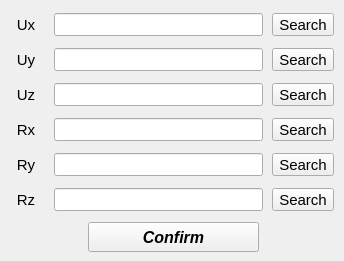
       <widget class="QWidget" name="tab_4">
        <attribute name="title">
         <string>Paths</string>
        </attribute>
        <widget class="QWidget" name="gridLayoutWidget_2">
         <property name="geometry">
          <rect>
           <x>2</x>
           <y>6</y>
           <width>333</width>
           <height>211</height>
          </rect>
         </property>
         <layout class="QGridLayout" name="gridLayout_2">
          <property name="leftMargin">
           <number>5</number>
          </property>
          <property name="topMargin">
           <number>3</number>
          </property>
          <property name="bottomMargin">
           <number>2</number>
          </property>
          <property name="horizontalSpacing">
           <number>9</number>
          </property>
          <property name="verticalSpacing">
           <number>8</number>
          </property>
          <item row="0" column="0">
           <widget class="QLabel" name="label_19">
            <property name="enabled">
             <bool>true</bool>
            </property>
            <property name="minimumSize">
             <size>
              <width>38</width>
              <height>20</height>
             </size>
            </property>
            <property name="maximumSize">
             <size>
              <width>38</width>
              <height>16777215</height>
             </size>
            </property>
            <property name="font">
             <font>
              <pointsize>11</pointsize>
             </font>
            </property>
            <property name="text">
             <string>Ux</string>
            </property>
            <property name="alignment">
             <set>Qt::AlignCenter</set>
            </property>
           </widget>
          </item>
          <item row="3" column="2">
           <widget class="QToolButton" name="toolButton_load_rx_table">
            <property name="enabled">
             <bool>true</bool>
            </property>
            <property name="sizePolicy">
             <sizepolicy hsizetype="Expanding" vsizetype="Fixed">
              <horstretch>0</horstretch>
              <verstretch>0</verstretch>
             </sizepolicy>
            </property>
            <property name="minimumSize">
             <size>
              <width>62</width>
              <height>23</height>
             </size>
            </property>
            <property name="maximumSize">
             <size>
              <width>62</width>
              <height>23</height>
             </size>
            </property>
            <property name="font">
             <font>
              <pointsize>11</pointsize>
             </font>
            </property>
            <property name="text">
             <string>Search</string>
            </property>
            <property name="autoRaise">
             <bool>false</bool>
            </property>
            <property name="arrowType">
             <enum>Qt::NoArrow</enum>
            </property>
           </widget>
          </item>
          <item row="2" column="0">
           <widget class="QLabel" name="label_23">
            <property name="enabled">
             <bool>true</bool>
            </property>
            <property name="minimumSize">
             <size>
              <width>38</width>
              <height>20</height>
             </size>
            </property>
            <property name="maximumSize">
             <size>
              <width>38</width>
              <height>16777215</height>
             </size>
            </property>
            <property name="font">
             <font>
              <pointsize>11</pointsize>
             </font>
            </property>
            <property name="text">
             <string>Uz</string>
            </property>
            <property name="alignment">
             <set>Qt::AlignCenter</set>
            </property>
           </widget>
          </item>
          <item row="3" column="0">
           <widget class="QLabel" name="label_24">
            <property name="enabled">
             <bool>true</bool>
            </property>
            <property name="minimumSize">
             <size>
              <width>38</width>
              <height>20</height>
             </size>
            </property>
            <property name="maximumSize">
             <size>
              <width>38</width>
              <height>16777215</height>
             </size>
            </property>
            <property name="font">
             <font>
              <pointsize>11</pointsize>
             </font>
            </property>
            <property name="text">
             <string>Rx</string>
            </property>
            <property name="alignment">
             <set>Qt::AlignCenter</set>
            </property>
           </widget>
          </item>
          <item row="2" column="1">
           <widget class="QLineEdit" name="lineEdit_path_table_uz">
            <property name="enabled">
             <bool>true</bool>
            </property>
            <property name="minimumSize">
             <size>
              <width>209</width>
              <height>23</height>
             </size>
            </property>
            <property name="maximumSize">
             <size>
              <width>209</width>
              <height>23</height>
             </size>
            </property>
            <property name="font">
             <font>
              <pointsize>9</pointsize>
              <weight>50</weight>
              <bold>false</bold>
             </font>
            </property>
            <property name="alignment">
             <set>Qt::AlignCenter</set>
            </property>
           </widget>
          </item>
          <item row="5" column="0">
           <widget class="QLabel" name="label_26">
            <property name="enabled">
             <bool>true</bool>
            </property>
            <property name="minimumSize">
             <size>
              <width>38</width>
              <height>20</height>
             </size>
            </property>
            <property name="maximumSize">
             <size>
              <width>38</width>
              <height>16777215</height>
             </size>
            </property>
            <property name="font">
             <font>
              <pointsize>11</pointsize>
             </font>
            </property>
            <property name="text">
             <string>Rz</string>
            </property>
            <property name="alignment">
             <set>Qt::AlignCenter</set>
            </property>
           </widget>
          </item>
          <item row="3" column="1">
           <widget class="QLineEdit" name="lineEdit_path_table_rx">
            <property name="enabled">
             <bool>true</bool>
            </property>
            <property name="minimumSize">
             <size>
              <width>209</width>
              <height>23</height>
             </size>
            </property>
            <property name="maximumSize">
             <size>
              <width>209</width>
              <height>23</height>
             </size>
            </property>
            <property name="font">
             <font>
              <pointsize>9</pointsize>
              <weight>50</weight>
              <bold>false</bold>
             </font>
            </property>
            <property name="alignment">
             <set>Qt::AlignCenter</set>
            </property>
           </widget>
          </item>
          <item row="5" column="2">
           <widget class="QToolButton" name="toolButton_load_rz_table">
            <property name="enabled">
             <bool>true</bool>
            </property>
            <property name="sizePolicy">
             <sizepolicy hsizetype="Expanding" vsizetype="Fixed">
              <horstretch>0</horstretch>
              <verstretch>0</verstretch>
             </sizepolicy>
            </property>
            <property name="minimumSize">
             <size>
              <width>62</width>
              <height>23</height>
             </size>
            </property>
            <property name="maximumSize">
             <size>
              <width>62</width>
              <height>23</height>
             </size>
            </property>
            <property name="font">
             <font>
              <pointsize>11</pointsize>
             </font>
            </property>
            <property name="text">
             <string>Search</string>
            </property>
            <property name="autoRaise">
             <bool>false</bool>
            </property>
            <property name="arrowType">
             <enum>Qt::NoArrow</enum>
            </property>
           </widget>
          </item>
          <item row="0" column="1">
           <widget class="QLineEdit" name="lineEdit_path_table_ux">
            <property name="enabled">
             <bool>true</bool>
            </property>
            <property name="minimumSize">
             <size>
              <width>209</width>
              <height>23</height>
             </size>
            </property>
            <property name="maximumSize">
             <size>
              <width>209</width>
              <height>23</height>
             </size>
            </property>
            <property name="font">
             <font>
              <pointsize>9</pointsize>
              <weight>50</weight>
              <bold>false</bold>
             </font>
            </property>
            <property name="alignment">
             <set>Qt::AlignCenter</set>
            </property>
           </widget>
          </item>
          <item row="1" column="1">
           <widget class="QLineEdit" name="lineEdit_path_table_uy">
            <property name="enabled">
             <bool>true</bool>
            </property>
            <property name="minimumSize">
             <size>
              <width>209</width>
              <height>23</height>
             </size>
            </property>
            <property name="maximumSize">
             <size>
              <width>209</width>
              <height>23</height>
             </size>
            </property>
            <property name="font">
             <font>
              <pointsize>9</pointsize>
              <weight>50</weight>
              <bold>false</bold>
             </font>
            </property>
            <property name="alignment">
             <set>Qt::AlignCenter</set>
            </property>
           </widget>
          </item>
          <item row="1" column="2">
           <widget class="QToolButton" name="toolButton_load_uy_table">
            <property name="enabled">
             <bool>true</bool>
            </property>
            <property name="sizePolicy">
             <sizepolicy hsizetype="Expanding" vsizetype="Fixed">
              <horstretch>0</horstretch>
              <verstretch>0</verstretch>
             </sizepolicy>
            </property>
            <property name="minimumSize">
             <size>
              <width>62</width>
              <height>23</height>
             </size>
            </property>
            <property name="maximumSize">
             <size>
              <width>62</width>
              <height>23</height>
             </size>
            </property>
            <property name="font">
             <font>
              <pointsize>11</pointsize>
             </font>
            </property>
            <property name="text">
             <string>Search</string>
            </property>
            <property name="autoRaise">
             <bool>false</bool>
            </property>
            <property name="arrowType">
             <enum>Qt::NoArrow</enum>
            </property>
           </widget>
          </item>
          <item row="1" column="0">
           <widget class="QLabel" name="label_22">
            <property name="enabled">
             <bool>true</bool>
            </property>
            <property name="minimumSize">
             <size>
              <width>38</width>
              <height>20</height>
             </size>
            </property>
            <property name="maximumSize">
             <size>
              <width>38</width>
              <height>16777215</height>
             </size>
            </property>
            <property name="font">
             <font>
              <pointsize>11</pointsize>
             </font>
            </property>
            <property name="text">
             <string>Uy</string>
            </property>
            <property name="alignment">
             <set>Qt::AlignCenter</set>
            </property>
           </widget>
          </item>
          <item row="4" column="2">
           <widget class="QToolButton" name="toolButton_load_ry_table">
            <property name="enabled">
             <bool>true</bool>
            </property>
            <property name="sizePolicy">
             <sizepolicy hsizetype="Expanding" vsizetype="Fixed">
              <horstretch>0</horstretch>
              <verstretch>0</verstretch>
             </sizepolicy>
            </property>
            <property name="minimumSize">
             <size>
              <width>62</width>
              <height>23</height>
             </size>
            </property>
            <property name="maximumSize">
             <size>
              <width>62</width>
              <height>23</height>
             </size>
            </property>
            <property name="font">
             <font>
              <pointsize>11</pointsize>
             </font>
            </property>
            <property name="text">
             <string>Search</string>
            </property>
            <property name="autoRaise">
             <bool>false</bool>
            </property>
            <property name="arrowType">
             <enum>Qt::NoArrow</enum>
            </property>
           </widget>
          </item>
          <item row="4" column="0">
           <widget class="QLabel" name="label_25">
            <property name="enabled">
             <bool>true</bool>
            </property>
            <property name="minimumSize">
             <size>
              <width>38</width>
              <height>20</height>
             </size>
            </property>
            <property name="maximumSize">
             <size>
              <width>38</width>
              <height>16777215</height>
             </size>
            </property>
            <property name="font">
             <font>
              <pointsize>11</pointsize>
             </font>
            </property>
            <property name="text">
             <string>Ry</string>
            </property>
            <property name="alignment">
             <set>Qt::AlignCenter</set>
            </property>
           </widget>
          </item>
          <item row="4" column="1">
           <widget class="QLineEdit" name="lineEdit_path_table_ry">
            <property name="enabled">
             <bool>true</bool>
            </property>
            <property name="minimumSize">
             <size>
              <width>209</width>
              <height>23</height>
             </size>
            </property>
            <property name="maximumSize">
             <size>
              <width>209</width>
              <height>23</height>
             </size>
            </property>
            <property name="font">
             <font>
              <pointsize>9</pointsize>
              <weight>50</weight>
              <bold>false</bold>
             </font>
            </property>
            <property name="alignment">
             <set>Qt::AlignCenter</set>
            </property>
           </widget>
          </item>
          <item row="5" column="1">
           <widget class="QLineEdit" name="lineEdit_path_table_rz">
            <property name="enabled">
             <bool>true</bool>
            </property>
            <property name="minimumSize">
             <size>
              <width>209</width>
              <height>23</height>
             </size>
            </property>
            <property name="maximumSize">
             <size>
              <width>209</width>
              <height>23</height>
             </size>
            </property>
            <property name="font">
             <font>
              <pointsize>9</pointsize>
              <weight>50</weight>
              <bold>false</bold>
             </font>
            </property>
            <property name="alignment">
             <set>Qt::AlignCenter</set>
            </property>
           </widget>
          </item>
          <item row="0" column="2">
           <widget class="QToolButton" name="toolButton_load_ux_table">
            <property name="enabled">
             <bool>true</bool>
            </property>
            <property name="sizePolicy">
             <sizepolicy hsizetype="Expanding" vsizetype="Fixed">
              <horstretch>0</horstretch>
              <verstretch>0</verstretch>
             </sizepolicy>
            </property>
            <property name="minimumSize">
             <size>
              <width>62</width>
              <height>23</height>
             </size>
            </property>
            <property name="maximumSize">
             <size>
              <width>62</width>
              <height>23</height>
             </size>
            </property>
            <property name="font">
             <font>
              <pointsize>11</pointsize>
             </font>
            </property>
            <property name="text">
             <string>Search</string>
            </property>
            <property name="autoRaise">
             <bool>false</bool>
            </property>
            <property name="arrowType">
             <enum>Qt::NoArrow</enum>
            </property>
           </widget>
          </item>
          <item row="2" column="2">
           <widget class="QToolButton" name="toolButton_load_uz_table">
            <property name="enabled">
             <bool>true</bool>
            </property>
            <property name="sizePolicy">
             <sizepolicy hsizetype="Expanding" vsizetype="Fixed">
              <horstretch>0</horstretch>
              <verstretch>0</verstretch>
             </sizepolicy>
            </property>
            <property name="minimumSize">
             <size>
              <width>62</width>
              <height>23</height>
             </size>
            </property>
            <property name="maximumSize">
             <size>
              <width>62</width>
              <height>23</height>
             </size>
            </property>
            <property name="font">
             <font>
              <pointsize>11</pointsize>
             </font>
            </property>
            <property name="text">
             <string>Search</string>
            </property>
            <property name="autoRaise">
             <bool>false</bool>
            </property>
            <property name="arrowType">
             <enum>Qt::NoArrow</enum>
            </property>
           </widget>
          </item>
         </layout>
        </widget>
        <widget class="QPushButton" name="pushButton_table_values_confirm">
         <property name="geometry">
          <rect>
           <x>88</x>
           <y>222</y>
           <width>171</width>
           <height>30</height>
          </rect>
         </property>
         <property name="font">
          <font>
           <family>Arial</family>
           <pointsize>12</pointsize>
           <weight>75</weight>
           <italic>true</italic>
           <bold>true</bold>
          </font>
         </property>
         <property name="text">
          <string>Confirm</string>
         </property>
        </widget>
       </widget>
